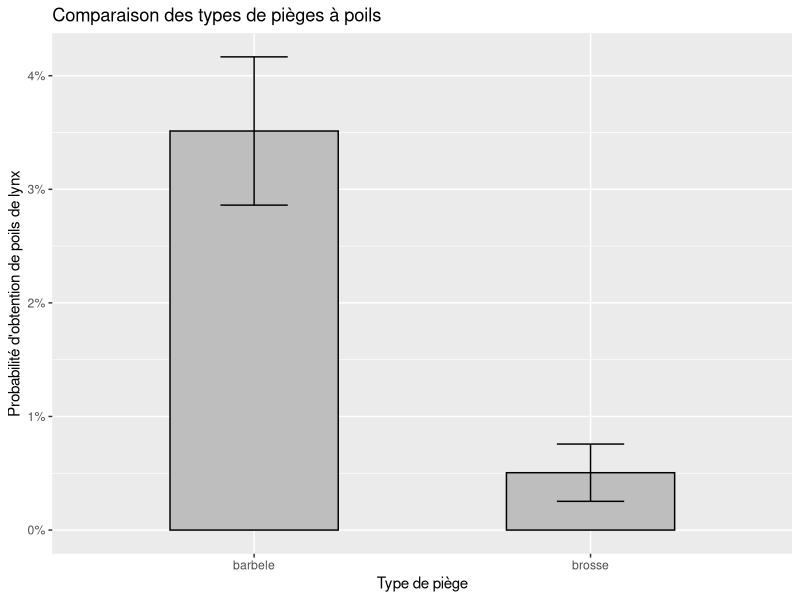
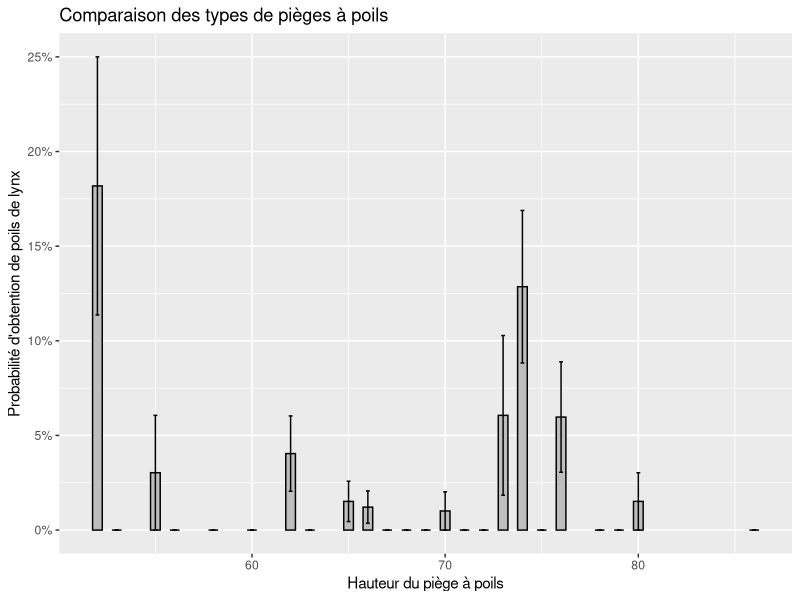
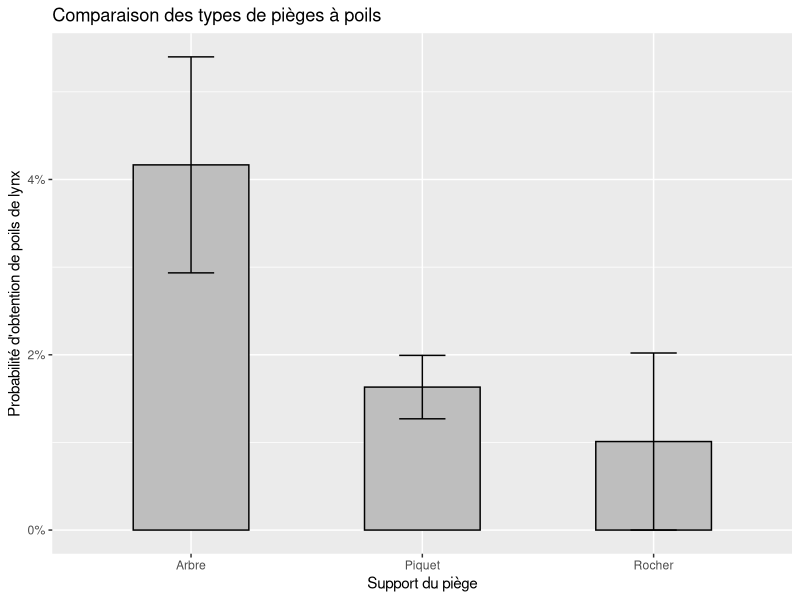
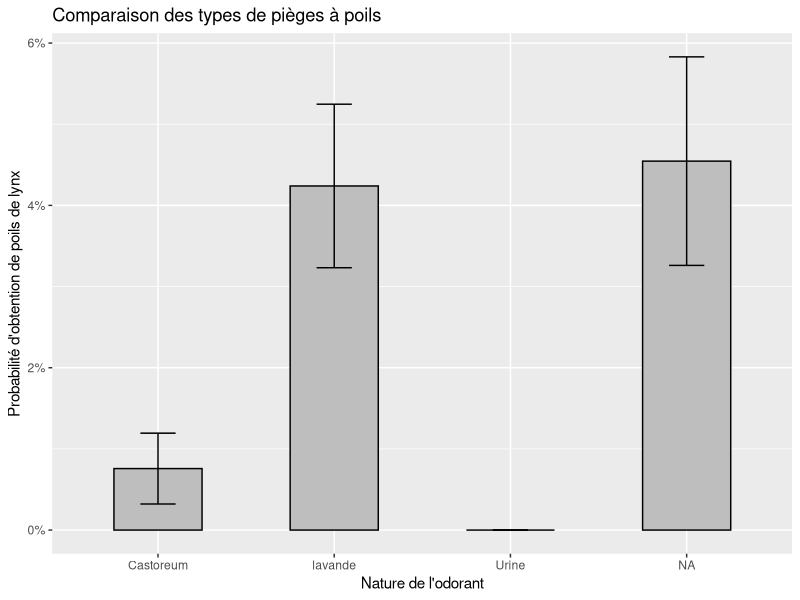
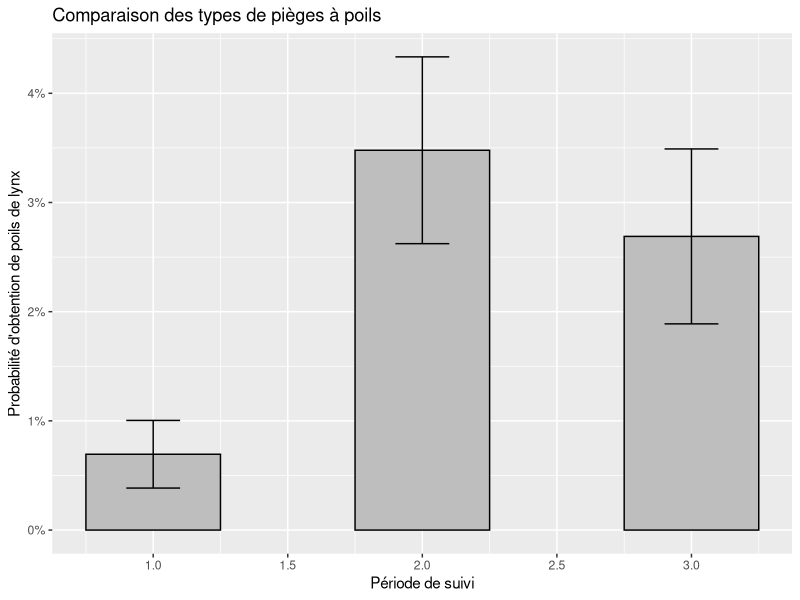
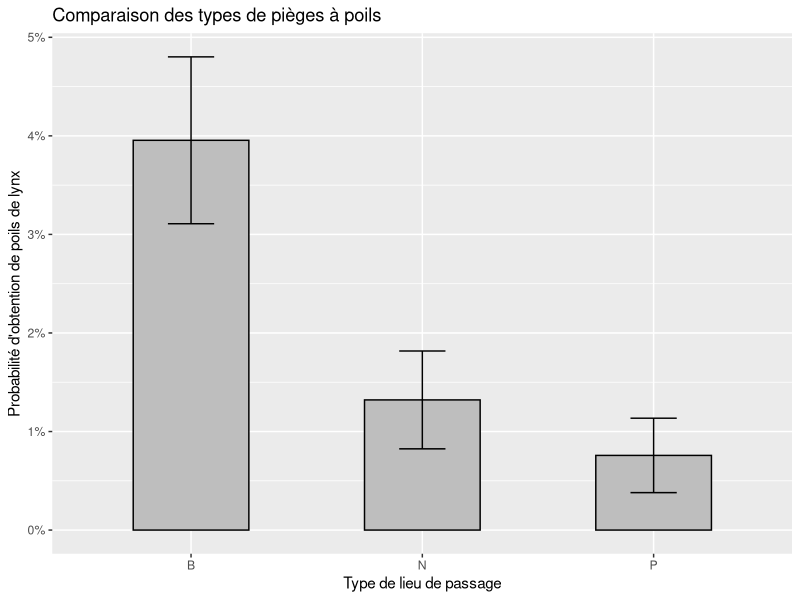
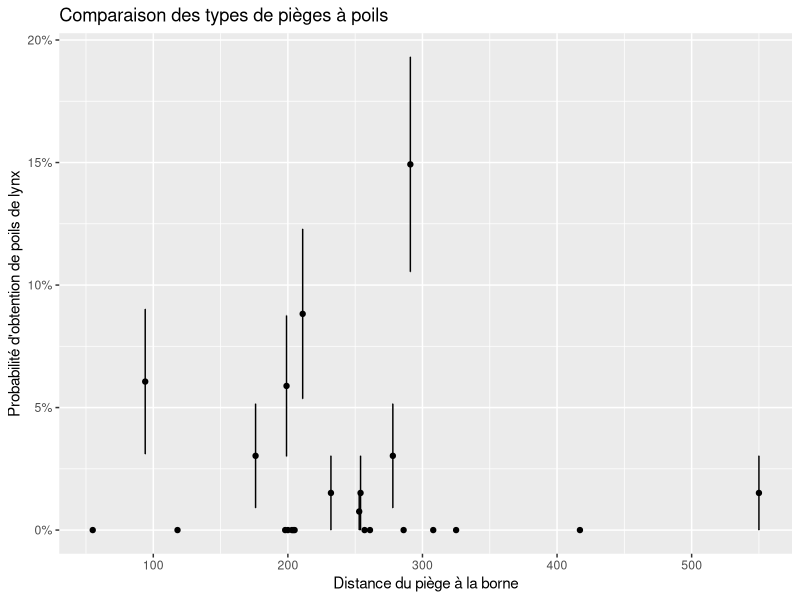
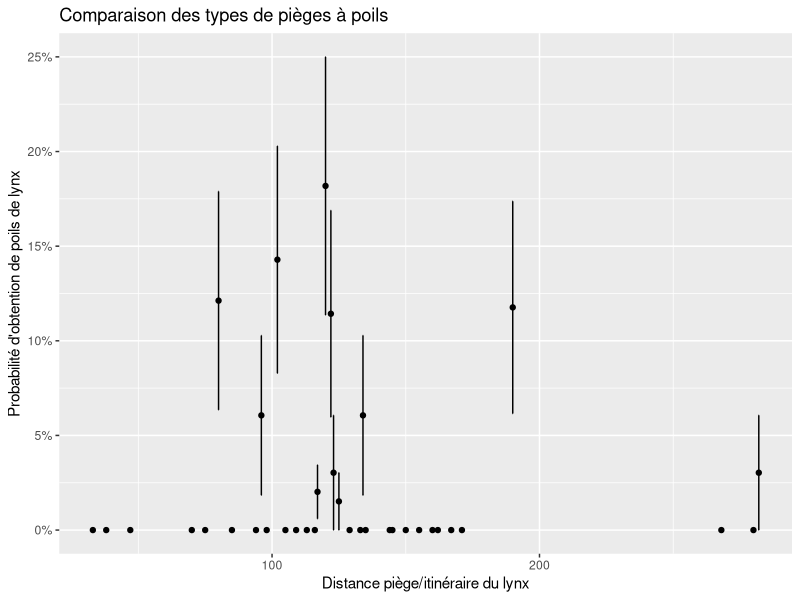

R code for these plots, in order:
## ---- chunk 1
#importation tidyverse

library(readr)
library(tidyr)
library(dplyr)
library(ggplot2)
library(tibble)
library(stringr)
library(forcats)
library(lubridate)
library(ggsignif)
library(emmeans)
## ---- chunk 2
Tidy_Releves_PP <- read_csv("Data/Tidy_Releves_PP.csv")
View(Tidy_Releves_PP)
## ---- chunk 3
effet_type_piege <- lm(Tidy_Releves_PP$DetectionLynx~Tidy_Releves_PP$TypePiege)
summary(effet_type_piege)

## ---- chunk 4
ggplot(Tidy_Releves_PP, aes(x = TypePiege, y = DetectionLynx)) +
  stat_summary(fun = mean, geom = "bar", width = 0.5, show.legend = FALSE, fill = "grey", colour="black") +
  stat_summary(fun.data = mean_se, geom = "errorbar", width = 0.2) +
  scale_y_continuous(labels = scales::percent) +
  labs(
    x     = "Type de piège",
    y     = "Probabilité d'obtention de poils de lynx",
    title = "Comparaison des types de pièges à poils"
  )
## ---- chunk 5
effet_hauteur <- lm(Tidy_Releves_PP$DetectionLynx~Tidy_Releves_PP$Hauteur_cm)
summary(effet_hauteur)

## ---- chunk 6
ggplot(Tidy_Releves_PP, aes(x = Hauteur_cm, y = DetectionLynx)) +
  stat_summary(fun = mean, geom = "bar", width = 0.5, show.legend = FALSE, fill = "grey", colour="black") +
  stat_summary(fun.data = mean_se, geom = "errorbar", width = 0.2) +
  scale_y_continuous(labels = scales::percent) +
  labs(
    x     = "Hauteur du piège à poils",
    y     = "Probabilité d'obtention de poils de lynx",
    title = "Comparaison des types de pièges à poils"
  )
## ---- chunk 7
effet_support <- lm(Tidy_Releves_PP$DetectionLynx~Tidy_Releves_PP$Support)
summary(effet_support)
## ---- chunk 8
ggplot(Tidy_Releves_PP, aes(x = Support, y = DetectionLynx)) +
  stat_summary(fun = mean, geom = "bar", width = 0.5, show.legend = FALSE, fill = "grey", colour="black") +
  stat_summary(fun.data = mean_se, geom = "errorbar", width = 0.2) +
  scale_y_continuous(labels = scales::percent) +
  labs(
    x     = "Support du piège",
    y     = "Probabilité d'obtention de poils de lynx",
    title = "Comparaison des types de pièges à poils"
  )
## ---- chunk 9
emmeans(effet_support,pairwise~Support)
## ---- chunk 10
effet_odorant <- lm(Tidy_Releves_PP$DetectionLynx~Tidy_Releves_PP$Odorant)
summary(effet_odorant)
## ---- chunk 11
ggplot(Tidy_Releves_PP, aes(x = Odorant, y = DetectionLynx)) +
  stat_summary(fun = mean, geom = "bar", width = 0.5, show.legend = FALSE, fill = "grey", colour="black") +
  stat_summary(fun.data = mean_se, geom = "errorbar", width = 0.2) +
  scale_y_continuous(labels = scales::percent) +
  labs(
    x     = "Nature de l'odorant",
    y     = "Probabilité d'obtention de poils de lynx",
    title = "Comparaison des types de pièges à poils"
  )
## ---- chunk 12
emmeans(effet_odorant,pairwise~Odorant)
## ---- chunk 13
effet_periode <- lm(Tidy_Releves_PP$DetectionLynx~as.factor(Tidy_Releves_PP$PE))
summary(effet_periode)
## ---- chunk 14
ggplot(Tidy_Releves_PP, aes(x = PE, y = DetectionLynx)) +
  stat_summary(fun = mean, geom = "bar", width = 0.5, show.legend = FALSE, fill = "grey", colour="black") +
  stat_summary(fun.data = mean_se, geom = "errorbar", width = 0.2) +
  scale_y_continuous(labels = scales::percent) +
  labs(
    x     = "Période de suivi",
    y     = "Probabilité d'obtention de poils de lynx",
    title = "Comparaison des types de pièges à poils"
  )
## ---- chunk 15
emmeans(effet_periode,pairwise~as.factor(PE))
## ---- chunk 16
ggplot(Tidy_Releves_PP, aes(x = TypeLieu, y = DetectionLynx)) +
  stat_summary(fun = mean, geom = "bar", width = 0.5, show.legend = FALSE, fill = "grey", colour="black") +
  stat_summary(fun.data = mean_se, geom = "errorbar", width = 0.2) +
  scale_y_continuous(labels = scales::percent) +
  labs(
    x     = "Type de lieu de passage",
    y     = "Probabilité d'obtention de poils de lynx",
    title = "Comparaison des types de pièges à poils"
  )
## ---- chunk 17
effet_lieu <- lm(Tidy_Releves_PP$DetectionLynx~Tidy_Releves_PP$TypeLieu)

emmeans(effet_lieu,pairwise~TypeLieu)
## ---- chunk 18
ggplot(Tidy_Releves_PP, aes(x = DistanceBorne_cm, y = DetectionLynx)) +
  stat_summary(fun = mean, geom = "point", width = 0.5, show.legend = FALSE, fill = "grey", colour="black") +
  stat_summary(fun.data = mean_se, geom = "errorbar", width = 0.2) +
  scale_y_continuous(labels = scales::percent) +
  labs(
    x     = "Distance du piège à la borne",
    y     = "Probabilité d'obtention de poils de lynx",
    title = "Comparaison des types de pièges à poils"
  )
## ---- chunk 19
effet_dist_borne <- lm(Tidy_Releves_PP$DetectionLynx~Tidy_Releves_PP$DistanceBorne_cm)

summary(effet_dist_borne)
## ---- chunk 20
ggplot(Tidy_Releves_PP, aes(x = DistanceItineraire_cm, y = DetectionLynx)) +
  stat_summary(fun = mean, geom = "point", width = 0.5, show.legend = FALSE, fill = "grey", colour="black") +
  stat_summary(fun.data = mean_se, geom = "errorbar", width = 0.2) +
  scale_y_continuous(labels = scales::percent) +
  labs(
    x     = "Distance piège/itinéraire du lynx",
    y     = "Probabilité d'obtention de poils de lynx",
    title = "Comparaison des types de pièges à poils"
  )
## ---- chunk 21
effet_dist_it <- lm(Tidy_Releves_PP$DetectionLynx~Tidy_Releves_PP$DistanceItineraire_cm)

summary(effet_dist_it)
## ---- chunk 22
ggplot(Tidy_Releves_PP, aes(x = `ecart attractif`, y = DetectionLynx)) +
  stat_summary(fun = mean, geom = "point", width = 0.5, show.legend = FALSE, fill = "grey", colour="black") +
  stat_summary(fun.data = mean_se, geom = "errorbar", width = 0.2) +
  scale_y_continuous(labels = scales::percent) +
  labs(
    x     = "Ecart attractif",
    y     = "Probabilité d'obtention de poils de lynx",
    title = "Comparaison des types de pièges à poils"
  )
## ---- chunk 23
effet_ecart_attractif <- lm(Tidy_Releves_PP$DetectionLynx~Tidy_Releves_PP$`ecart attractif`)

summary(effet_ecart_attractif )
